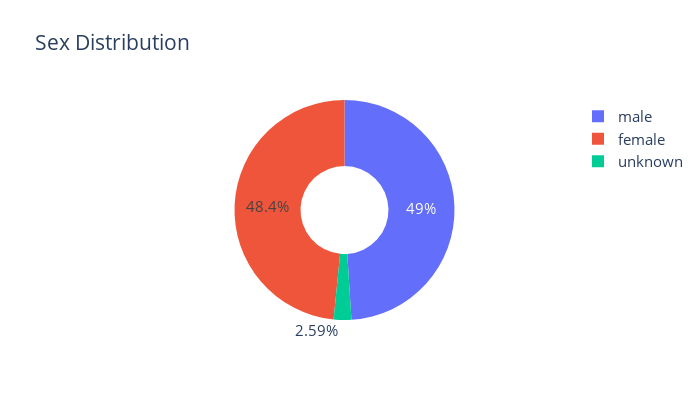

Source (notebook cell):
### Markdown cell above
Number of observations each year is balanced.

### Code cell
# Count the frequency of each value in the 'sex' column and create a donut chart
data['sex'] = np.where(data['sex'].isna(), 'unknown', data['sex']) # replace NaNs with a placeholder value and add a new category for them
sex_counts = data['sex'].value_counts()

fig0 = px.pie(names = sex_counts.index, values = sex_counts.values, title = 'Sex Distribution', labels = {'names': 'Sex', 'values': 'Count'}, hole = 0.4)
fig0.update_layout(autosize = False, width = 700, height = 400, font = dict(size = 15))
fig0.show()

print('Count of each sex: ' + str(Counter(data['sex'])))

### Figure 1 — Plotly figure (JSON) as saved in the notebook; plotly's stock layout.template omitted (floating-point values rounded to 4 significant figures)
{"data": [{"domain": {"x": [0, 1], "y": [0, 1]}, "hole": 0.4, "hovertemplate": "Sex=%{label}<br>Count=%{value}<extra></extra>", "labels": ["male", "female", "unknown"], "legendgroup": "", "name": "", "showlegend": true, "type": "pie", "values": [170, 168, 9]}], "layout": {"autosize": false, "font": {"size": 15}, "height": 400, "legend": {"tracegroupgap": 0}, "title": {"text": "Sex Distribution"}, "width": 700}}
